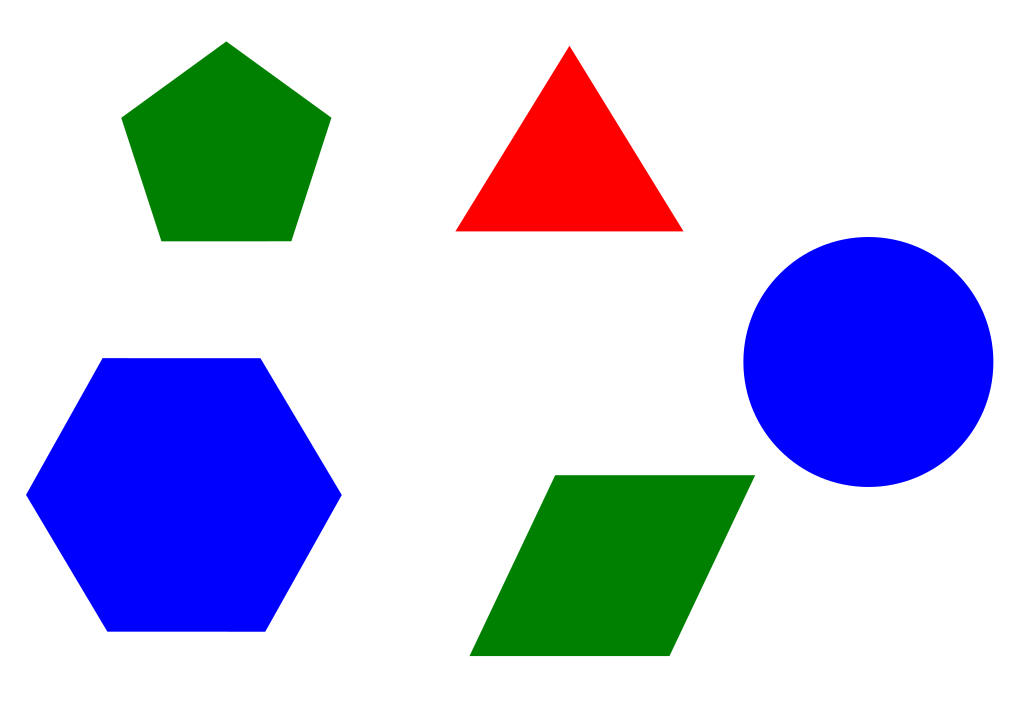
#> input picture Lane_and_object_detection/Shape_detection/test5.png, 1024 x 724 px
$ python Color_detection.py   (Python 2 division)
#> lines starting #> are read from the running program, lines starting #| are printed output that depends on the picture; after the words box and inside, x2 and y2 are one past the last pixel; in counts of white or black regions, pixels touching at a corner belong together
#> further down, img is the input picture: shape (724, 1024, 3); mean B, G, R 225.3, 197.4, 193.4
import cv2
import numpy as np
import timeit

def Color():
	hsv=cv2.cvtColor(img,cv2.COLOR_BGR2HSV)
#> hsv: shape (724, 1024, 3); mean H, S, V 23.9, 68.8, 243.8

	lower_red = np.array([0,120,160],np.uint8)
	upper_red  = np.array([20,255,255],np.uint8)

	lower_blue = np.array([83,120,120],np.uint8)
	upper_blue = np.array([170,255,255],np.uint8)

	lower_green = np.array([50,120,120],np.uint8)
	upper_green = np.array([80,255,255],np.uint8)

	red=cv2.inRange(hsv,lower_red , upper_red )
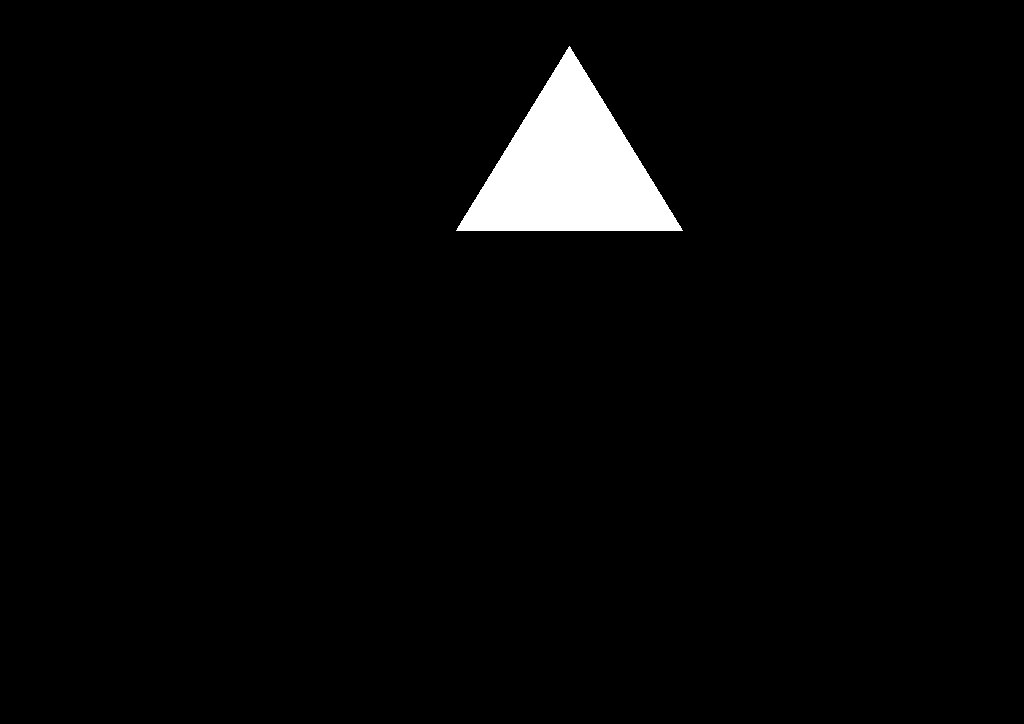
#> red: shape (724, 1024); 2.8% white; 1 white region, box (x1, y1, x2, y2) and area: (456, 46, 683, 231) 21101
	blue=cv2.inRange(hsv, lower_blue, upper_blue)
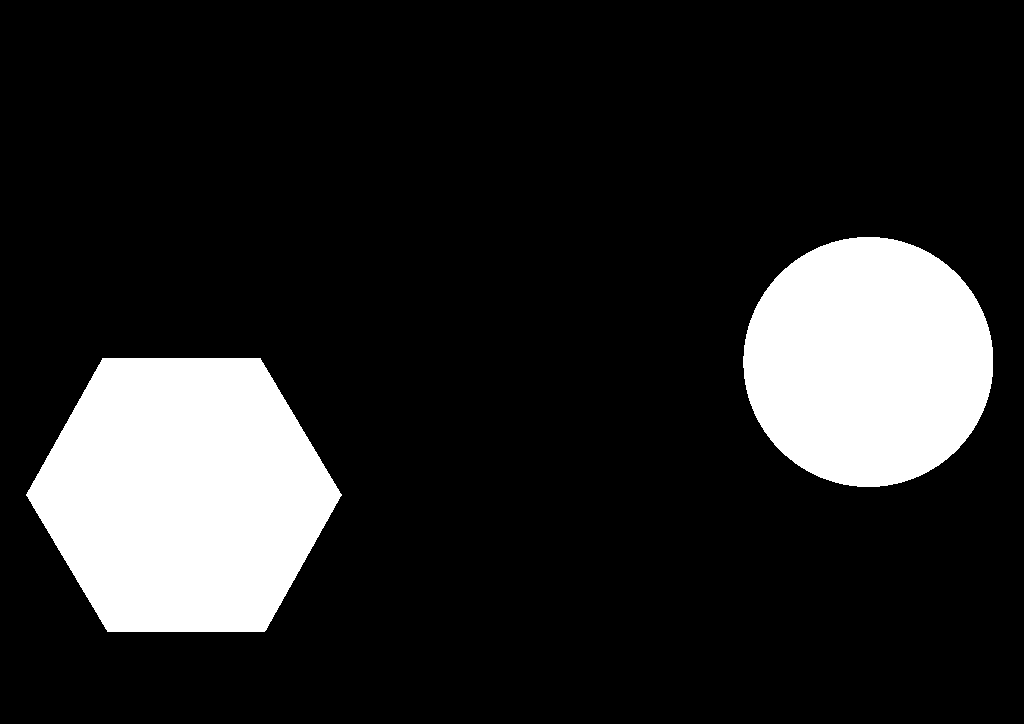
#> blue: shape (724, 1024); 15.4% white; 2 white regions, box (x1, y1, x2, y2) and area: (26, 358, 342, 632) 64869, (743, 237, 993, 487) 49111
	green=cv2.inRange(hsv, lower_green, upper_green)
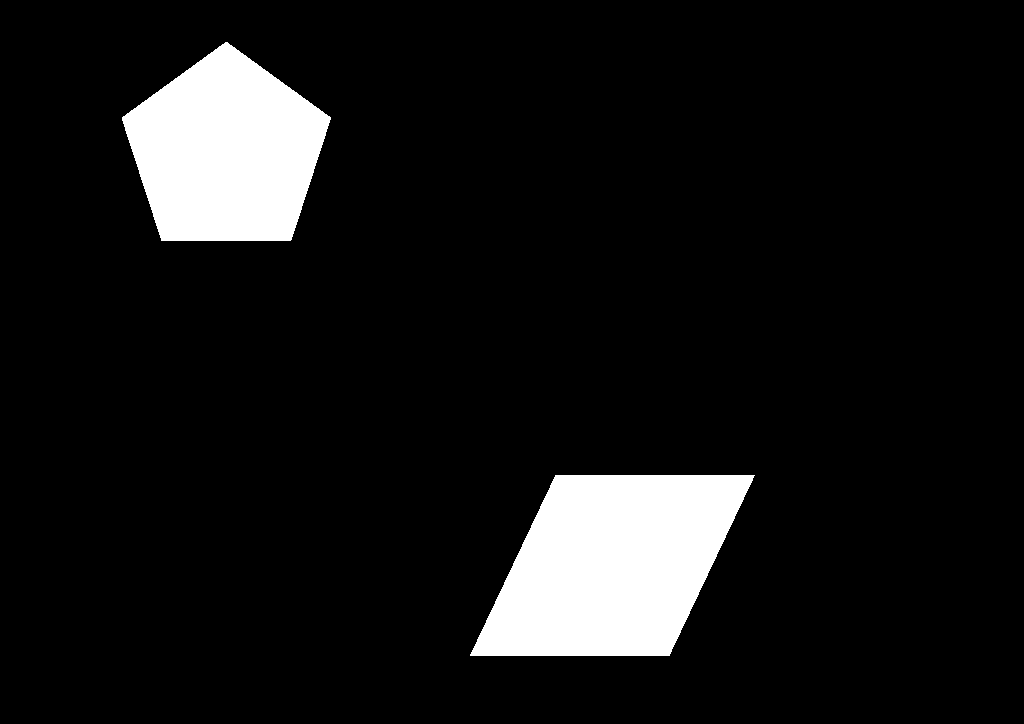
#> green: shape (724, 1024); 8.8% white; 2 white regions, box (x1, y1, x2, y2) and area: (470, 475, 755, 656) 36152, (122, 42, 331, 241) 28935
	cv2.imshow("Color Tracking",img)
	cv2.imshow('red',red)
	cv2.imshow('blue',blue)
	cv2.imshow('green',green)
	return

start_time = timeit.default_timer()

img = cv2.imread('test5.png')

Color()

elapsed = timeit.default_timer() - start_time
print elapsed

cv2.waitKey(0)
cv2.destroyAllWindows()
